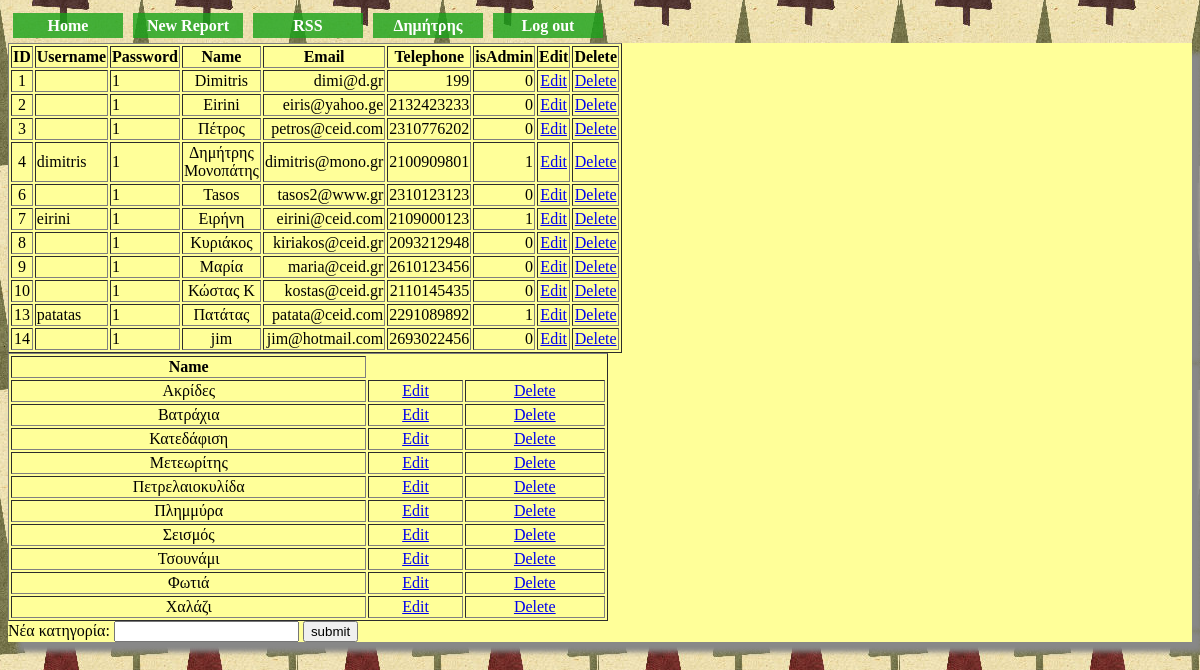
Screenshot of /admin.php (signed in) with the database file from the repository.
### tables this page shows
CREATE TABLE IF NOT EXISTS `users` (
  `user_id` int(9) NOT NULL AUTO_INCREMENT,
  `username` varchar(20) NOT NULL,
  `name` varchar(40) NOT NULL,
  `email` varchar(80) NOT NULL,
  `password` varchar(40) NOT NULL,
  `telephone` bigint(20) NOT NULL,
  `is_admin` tinyint(1) NOT NULL DEFAULT '0',
  PRIMARY KEY (`user_id`),
  UNIQUE KEY `email` (`email`)
);

CREATE TABLE IF NOT EXISTS `categories` (
  `name` varchar(50) NOT NULL,
  PRIMARY KEY (`name`)
);

### admin.php (the view, shortened to what this page needs)
<?php
if ($_SESSION['is_admin']==1){
?>
<!DOCTYPE html>
<html>
<head>
	<link rel="stylesheet" type="text/css" href="styles.css">
</head>
<body>
	<?php include 'navigation.php';?>
<?php
$con = mysqli_connect('localhost','web','web2014','web14');
if ($_SESSION['is_admin'] == "1")
{
    $sql="SELECT * FROM users ORDER BY user_id ASC";
    $query = mysqli_query($con,$sql);
    ?>
<form id="admin" name="frmMain" method="post" action="<?=$_SERVER["PHP_SELF"];?>">
<table width="600" border="1">
  <tr>
    <th > <div>ID </div></th>
    <th > <div>Username </div></th>
    <th > <div>Password </div></th>
    <th > <div>Name </div></th>
    <th > <div>Email </div></th>
    <th > <div>Telephone </div></th>
    <th > <div>isAdmin </div></th>
    <th > <div>Edit </div></th>
    <th > <div>Delete </div></th>
  </tr>
<?php
    while($objResult = mysqli_fetch_array($query))
	{
	?>
	<?php
	if($objResult["user_id"] == $_GET["UserID"] and $_GET["Action"] == "Edit")
	{
		?>
		<tr>
    <td><div>
		<input type="text" name="txtEdituser_id" size="5" value="<?php echo $objResult["user_id"];?>">
		<input type="hidden" name="hdnEdituser_id" size="5" value="<?php echo $objResult["user_id"];?>">
	</div></td>
    <td><input type="text" name="txtEdituser_username" size="5" value="<?php echo $objResult["username"];?>"></td>
    <td><input type="text" name="txtEdituser_password" size="5" value="<?php echo $objResult["password"];?>"></td>
    <td><div align="center"><input type="text" name="txtEdituser_name" size="5" value="<?php echo $objResult["name"];?>"></div></td>
    <td ><input type="text" name="txtEdituser_email" size="5" value="<?php echo $objResult["email"];?>"></td>
    <td ><input type="text" name="txtEdituser_telephone" size="5" value="<?php echo $objResult["telephone"];?>"></td>
    <td ><input type="text" name="txtEdituser_is_admin" size="5" value="<?php echo $objResult["is_admin"];?>"></td>
    <td colspan="2" align="right"><div align="center">
      <input name="btnAdd" type="button" id="btnUpdate" size="5" value="Update" OnClick="frmMain.hdnCmd.value='Update';frmMain.submit();">
	  <input name="btnAdd" type="button" id="btnCancel" size="5" value="Cancel" OnClick="window.location='<?php echo $_SERVER["PHP_SELF"];?>';">
    </div></td>
  </tr>
  <?php
	}
  else
	{
  ?>
  <tr>
    <td><div align="center"><?php echo $objResult["user_id"];?></div></td>
    <td><?php echo $objResult["username"];?></td>
    <td><?php echo $objResult["password"];?></td>
    <td><div align="center"><?php echo $objResult["name"];?></div></td>
    <td align="right"><?php echo $objResult["email"];?></td>
    <td align="right"><?php echo $objResult["telephone"];?></td>
    <td align="right"><?php echo $objResult["is_admin"];?></td>
    <td align="center"><a href="<?php echo $_SERVER["PHP_SELF"];?>?Action=Edit&UserID=<?php echo $objResult["user_id"];?>">Edit</a></td>
	<td align="center"><a href="JavaScript:if(confirm('Confirm Delete?')==true){window.location='<?php echo $_SERVER["PHP_SELF"];?>?Action=Del&UserID=<?php echo $objResult["user_id"];?>';}">Delete</a></td>
  </tr>
  <?php
	}
  ?>
  <?php
	}
}
?>
</table>
</form>
<?php
if ($_SESSION['is_admin'] == "1")
{
    $sql="SELECT * FROM categories";
    $query = mysqli_query($con,$sql);
    ?>
<form id="admin" name="frmCat" method="post" action="<?=$_SERVER["PHP_SELF"];?>">
<table width="600" border="1">
  <tr>
    <th > <div>Name</div></th>
  </tr>
<?php
    while($objResult = mysqli_fetch_array($query))
  {
  ?>
  <?php
  if($objResult["name"] == $_GET["CatNAME"] and $_GET["Action"] == "Edit")
  {
    ?>
    <tr>
    <td><div>
    <input type="text" name="txtEditcat_name" size="20" value="<?php echo $objResult["name"];?>">
    <input type="hidden" name="hdnEditcat_name" size="20" value="<?php echo $objResult["name"];?>">
  </div></td>
      <td colspan="2" align="right"><div align="center">
      <input name="btnAdd" type="button" id="btnUpdate" size="5" value="Update" OnClick="frmCat.hdnCmd.value='Update_c';frmCat.submit();">
    <input name="btnAdd" type="button" id="btnCancel" size="5" value="Cancel" OnClick="window.location='<?php echo $_SERVER["PHP_SELF"];?>';">
    </div></td>
  </tr>
  <?php
  }
  else
  {
  ?>
  <tr>
    <td><div align="center"><?php echo $objResult["name"];?></div></td>
    <td align="center"><a href="<?php echo $_SERVER["PHP_SELF"];?>?Action=Edit&CatNAME=<?php echo $objResult["name"];?>">Edit</a></td>
  <td align="center"><a href="JavaScript:if(confirm('Confirm Delete?')==true){window.location='<?php echo $_SERVER["PHP_SELF"];?>?Action=Delcat&CatNAME=<?php echo $objResult["name"];?>';}">Delete</a></td>
  </tr>
  <?php
  }
  }
}
?>
</table>
</form>
<form id="admin" name="new_category" method="post" action="new_category.php" accept-charset="utf-8">
Νέα κατηγορία: <input type="text" size="20" name="category" value="">
<input type="submit" name="submit" value="submit">
</form>
</body>
</html>
<?php
}
?>

### styles.css (style rules this page uses)
body { background:#FFFF99 url("images.jpg") right top; }
#admin { background-color:#FFFF99; box-shadow: 10px 10px 5px #888888; }

### rows the page displays
users: user_id "1", password "1", name "Dimitris", email "dimi@d.gr", telephone "199", is_admin "0"
users: user_id "2", password "1", name "Eirini", email "eiris@yahoo.ge", telephone "2132423233", is_admin "0"
users: user_id "3", password "1", name "Πέτρος", email "petros@ceid.com", telephone "2310776202", is_admin "0"
users: user_id "4", username "dimitris", password "1", name "Δημήτρης Μονοπάτης", email "dimitris@mono.gr", telephone "2100909801", is_admin "1"
users: user_id "6", password "1", name "Tasos", email "tasos2@www.gr", telephone "2310123123", is_admin "0"
users: user_id "7", username "eirini", password "1", name "Ειρήνη", email "eirini@ceid.com", telephone "2109000123", is_admin "1"
users: user_id "8", password "1", name "Κυριάκος", email "kiriakos@ceid.gr", telephone "2093212948", is_admin "0"
users: user_id "9", password "1", name "Μαρία", email "maria@ceid.gr", telephone "2610123456", is_admin "0"
users: user_id "10", password "1", name "Κώστας K", email "kostas@ceid.gr", telephone "2110145435", is_admin "0"
users: user_id "13", username "patatas", password "1", name "Πατάτας", email "patata@ceid.com", telephone "2291089892", is_admin "1"
users: user_id "14", password "1", name "jim", email "jim@hotmail.com", telephone "2693022456", is_admin "0"
categories: name "Ακρίδες"
categories: name "Βατράχια"
categories: name "Κατεδάφιση"
categories: name "Μετεωρίτης"
categories: name "Πετρελαιοκυλίδα"
categories: name "Πλημμύρα"
categories: name "Σεισμός"
categories: name "Τσουνάμι"
categories: name "Φωτιά"
categories: name "Χαλάζι"

### other values shown
$_SESSION['name'] "Δημήτρης…"
